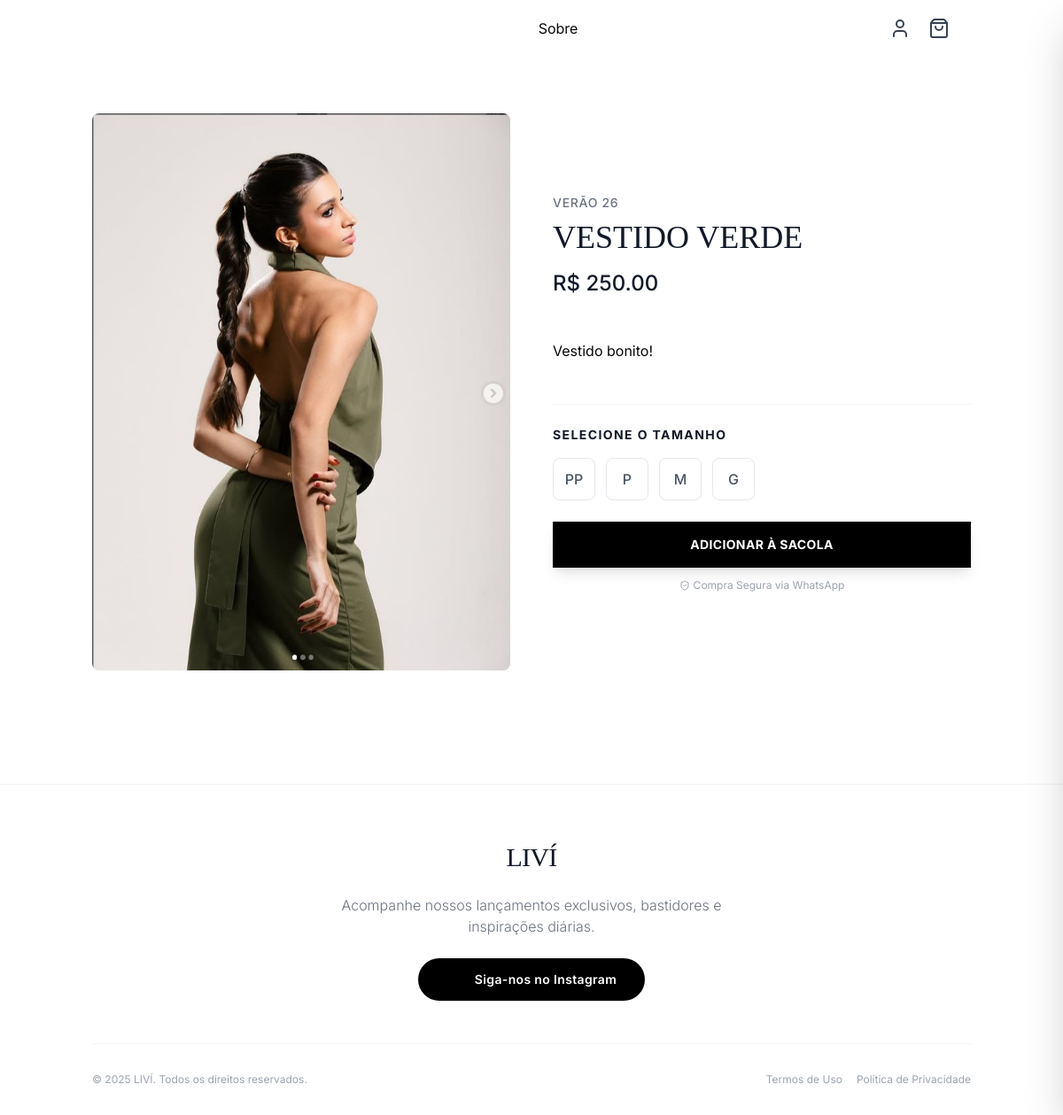
Page /produto/8/ on the committed database.
### loja/models.py (models this page shows, shortened)
class Produto(models.Model):
    colecao = models.ForeignKey(Colecao, on_delete=models.CASCADE, related_name='produtos')
    nome = models.CharField(max_length=200)
    preco = models.DecimalField(max_digits=10, decimal_places=2)
    foto_principal = models.ImageField(upload_to='produtos/')
    descricao = models.TextField(blank=True, null=True)
    ativo = models.BooleanField(default=True)
    tamanhos = models.ManyToManyField(Tamanho, blank=True, related_name='produtos')

class Colecao(models.Model):
    nome = models.CharField(max_length=100)
    imagem_capa = models.ImageField(upload_to='colecoes/')
    ativa = models.BooleanField(default=True)

class Tamanho(models.Model):
    nome = models.CharField(max_length=5)

### loja/views.py (the view)
# urls.py: path('produto/<int:id>/', produto_detail, name='produto_detail'),
def produto_detail(request, id):
    produto = get_object_or_404(Produto, id=id)
    variacoes = produto.variacoes.filter(estoque_disponivel=True)
    return render(request, 'loja/produto_detail.html', {
        'produto': produto,
        'variacoes': variacoes
    })

### loja/templates/loja/produto_detail.html (shortened to what this page needs)
{% extends 'loja/base.html' %}
{% load static %}
{% block content %}
<div class="container mx-auto px-4 py-32 animate-fade-in">
    <div class="grid md:grid-cols-2 gap-12 max-w-6xl mx-auto">
        <div class="aspect-[3/4] bg-gray-100 rounded-lg overflow-hidden relative group">
            {% if produto.foto_principal %}
                <img src="{{ produto.foto_principal.url }}"
                     alt="{{ produto.nome }}"
                     class="w-full h-full object-cover hover:scale-105 transition duration-700 ease-in-out">
            {% else %}
                <div class="flex items-center justify-center h-full text-gray-400 flex-col gap-2">
                    <i data-lucide="image-off" class="w-8 h-8 opacity-50"></i>
                    <span class="text-sm">Sem Foto</span>
                </div>
            {% endif %}
        </div>
        <div class="flex flex-col justify-center space-y-6">
            <div>
                {% if produto.colecao %}
                    <span class="text-sm text-gray-500 uppercase tracking-wider font-medium">{{ produto.colecao.nome }}</span>
                {% endif %}
                <h1 class="text-4xl font-serif font-medium text-gray-900 mt-2">{{ produto.nome }}</h1>
                <p class="text-2xl font-medium text-gray-900 mt-4">R$ {{ produto.preco }}</p>
            </div>
            {% if produto.descricao %}
                <p class="text-gray-600 leading-relaxed font-light">{{ produto.descricao|linebreaks }}</p>
            {% endif %}
            <div class="border-t border-gray-100 pt-6 mt-2">
                <h3 class="text-sm font-bold text-gray-900 mb-4 uppercase tracking-widest">Selecione o Tamanho</h3>
                <div class="flex flex-wrap gap-3">
                    {% for tamanho in produto.tamanhos.all %}
                        <label class="cursor-pointer group">
                            <div class="w-12 h-12 flex items-center justify-center border border-gray-200 rounded-lg
                                      text-gray-600 font-medium transition-all duration-200
                                      group-hover:border-black group-hover:bg-gray-50
                                      peer-checked:bg-black peer-checked:text-white peer-checked:border-black peer-checked:shadow-md peer-checked:scale-105">
                                {{ tamanho.nome }}
                            </div>
                        </label>
                    {% empty %}
                        <p class="text-gray-400 italic text-sm">Nenhum tamanho disponível.</p>
                    {% endfor %}
                </div>
            </div>
            <div class="mt-4">
                {% if produto.ativo and produto.tamanhos.exists %}
                    <button onclick="addCurrentProductToCart()"
                            class="w-full bg-black text-white py-4 text-sm font-bold tracking-wide uppercase hover:bg-gray-900 transition-all shadow-lg transform active:scale-[0.99]">
                        Adicionar à Sacola
                    </button>
                    <p class="text-center text-xs text-gray-400 mt-3 flex items-center justify-center gap-1">
                        <i data-lucide="shield-check" class="w-3 h-3"></i> Compra Segura via WhatsApp
                    </p>
                {% else %}
                    <button disabled
                            class="w-full bg-gray-200 text-gray-400 py-4 text-sm font-bold tracking-wide uppercase cursor-not-allowed border border-gray-200">
                        FORA DE ESTOQUE
                    </button>
                {% endif %}
            </div>
        </div>
    </div>
</div>
{% endblock %}

### rows in the picture
Produto: foto_principal (picture), colecao.nome "VERÃO 26", nome "VESTIDO VERDE", preco "250.00", descricao "Vestido bonito!"
Tamanho: nome "PP"
Tamanho: nome "P"
Tamanho: nome "M"
Tamanho: nome "G"
